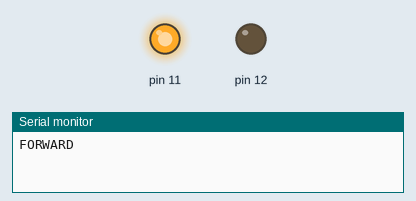
This sketch was run on a simulated Arduino Uno, built with avr-gcc and run on an emulated ATmega328P. On the bench: output pins drawn as LEDs (lit = HIGH), the last lines printed to the serial monitor.

Above: at 2.5 s.
At 7.5 s:
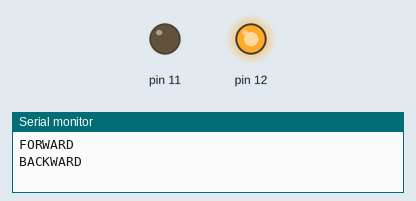
Timing chart, 0 to 13.0 s (numbered marks = the images above):
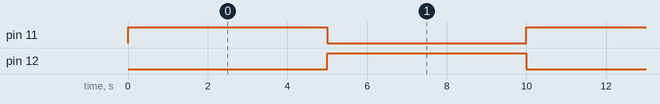

The sketch:

sketch_oct10a.ino
```cpp
void setup() {
  Serial.begin(9600);// put your setup code here, to run once:
  pinMode(11,OUTPUT);
  pinMode(12,OUTPUT);

}

void loop() {
  // put your main code here, to run repeatedly:

digitalWrite(11,HIGH);
analogWrite(12,LOW);
Serial.println("FORWARD");
delay(5000);
digitalWrite(12,HIGH);
analogWrite(11,LOW);
Serial.println("BACKWARD");
delay(5000);
}
```

Measured:
- by itself, pin 11, pin 12: alternates HIGH for 5.0 s and LOW for 5.0 s
